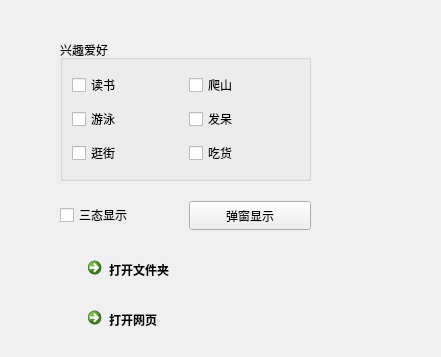
<?xml version="1.0" encoding="UTF-8"?>
<ui version="4.0">
 <class>Widget</class>
 <widget class="QWidget" name="Widget">
  <property name="geometry">
   <rect>
    <x>0</x>
    <y>0</y>
    <width>441</width>
    <height>357</height>
   </rect>
  </property>
  <property name="windowTitle">
   <string>Widget</string>
  </property>
  <widget class="QGroupBox" name="groupBox">
   <property name="geometry">
    <rect>
     <x>60</x>
     <y>40</y>
     <width>251</width>
     <height>141</height>
    </rect>
   </property>
   <property name="title">
    <string>兴趣爱好</string>
   </property>
   <layout class="QGridLayout" name="gridLayout">
    <item row="0" column="0">
     <widget class="QCheckBox" name="checkBoxRead">
      <property name="text">
       <string>读书</string>
      </property>
     </widget>
    </item>
    <item row="0" column="1">
     <widget class="QCheckBox" name="checkBoxClimb">
      <property name="text">
       <string>爬山</string>
      </property>
     </widget>
    </item>
    <item row="1" column="0">
     <widget class="QCheckBox" name="checkBoxSwim">
      <property name="text">
       <string>游泳</string>
      </property>
     </widget>
    </item>
    <item row="1" column="1">
     <widget class="QCheckBox" name="checkBoxDaze">
      <property name="text">
       <string>发呆</string>
      </property>
     </widget>
    </item>
    <item row="2" column="0">
     <widget class="QCheckBox" name="checkBoxShopping">
      <property name="text">
       <string>逛街</string>
      </property>
     </widget>
    </item>
    <item row="2" column="1">
     <widget class="QCheckBox" name="checkBoxEat">
      <property name="text">
       <string>吃货</string>
      </property>
     </widget>
    </item>
   </layout>
  </widget>
  <widget class="QCommandLinkButton" name="commandLinkButtonFolder">
   <property name="geometry">
    <rect>
     <x>80</x>
     <y>250</y>
     <width>168</width>
     <height>41</height>
    </rect>
   </property>
   <property name="text">
    <string>打开文件夹</string>
   </property>
  </widget>
  <widget class="QCommandLinkButton" name="commandLinkButtonWeb">
   <property name="geometry">
    <rect>
     <x>80</x>
     <y>300</y>
     <width>168</width>
     <height>41</height>
    </rect>
   </property>
   <property name="text">
    <string>打开网页</string>
   </property>
  </widget>
  <widget class="QWidget" name="layoutWidget">
   <property name="geometry">
    <rect>
     <x>60</x>
     <y>190</y>
     <width>251</width>
     <height>51</height>
    </rect>
   </property>
   <layout class="QHBoxLayout" name="horizontalLayout">
    <item>
     <widget class="QCheckBox" name="checkBoxTristate">
      <property name="text">
       <string>三态显示</string>
      </property>
      <property name="tristate">
       <bool>true</bool>
      </property>
     </widget>
    </item>
    <item>
     <widget class="QPushButton" name="pushButton">
      <property name="sizePolicy">
       <sizepolicy hsizetype="Minimum" vsizetype="Fixed">
        <horstretch>0</horstretch>
        <verstretch>0</verstretch>
       </sizepolicy>
      </property>
      <property name="minimumSize">
       <size>
        <width>0</width>
        <height>29</height>
       </size>
      </property>
      <property name="text">
       <string>弹窗显示</string>
      </property>
     </widget>
    </item>
   </layout>
  </widget>
 </widget>
 <resources/>
 <connections/>
</ui>
